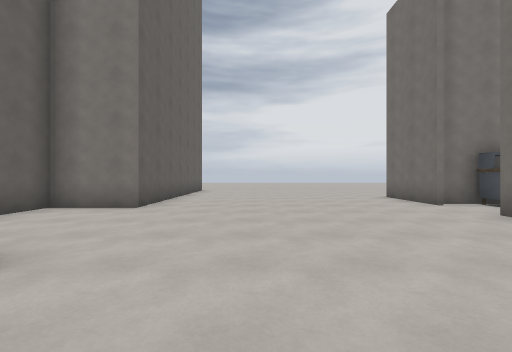
view 1 (above)

22 first-person views from a walk through a Godot game level. The camera is 1.4 m above the floor, looks level and sees 90° across. The floor is counted in squares, 2 m on a side. Each view is taken from the middle of a square. On the plan, view 1 faces up. The plan holds only what a view shows up to about 9 squares ahead; the rest is blank. The place goes on beyond the plan. Surface patterns are stand-ins for the level's own textures.

view 2
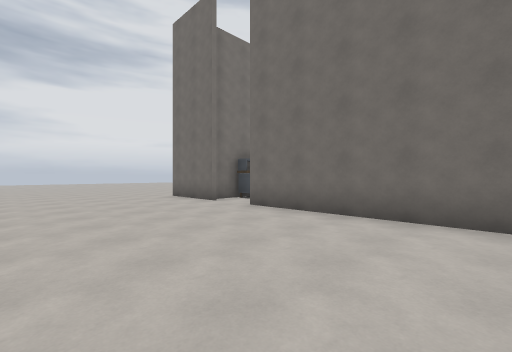

view 3
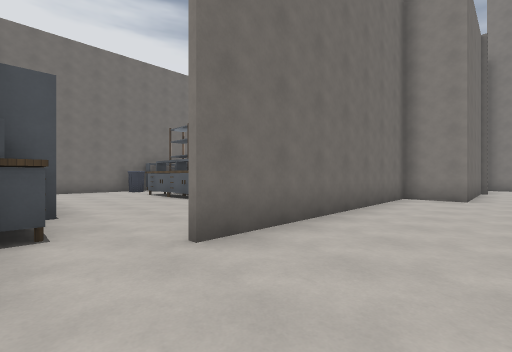

view 4
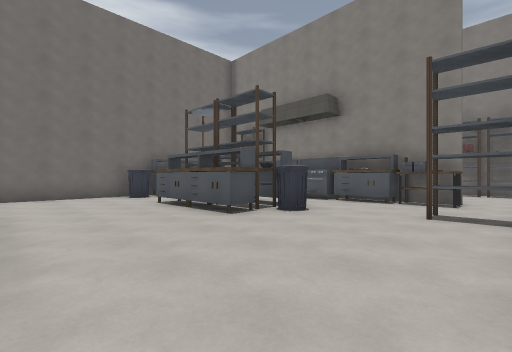

view 5
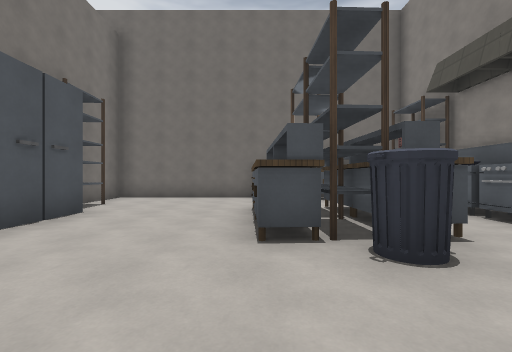

view 6
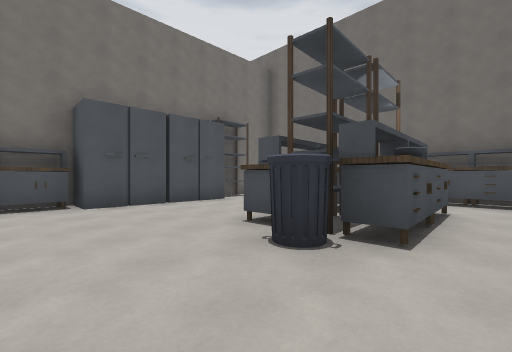

view 7
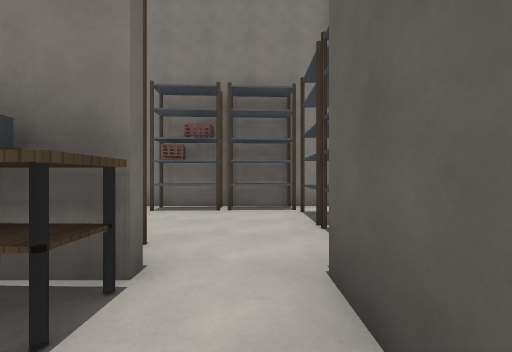

view 8
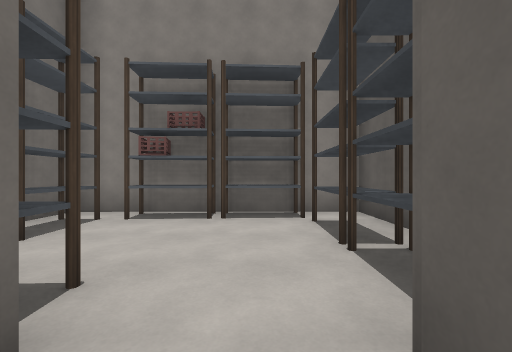

view 9
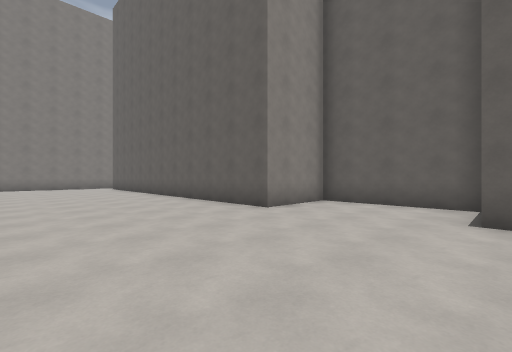

view 10
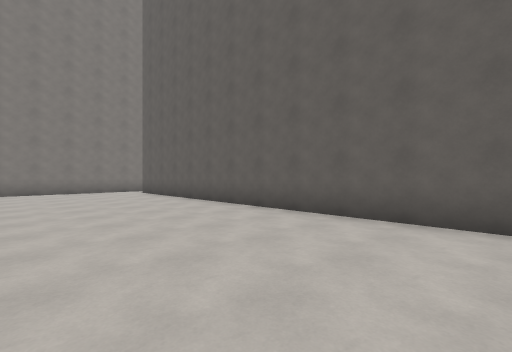

view 11
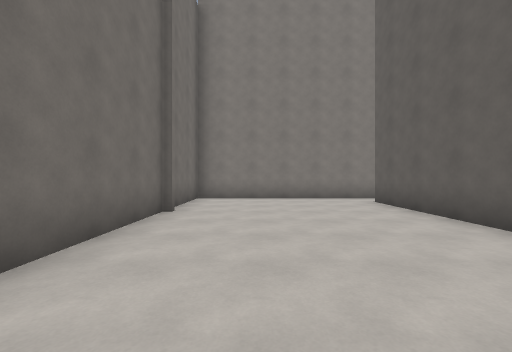

view 12
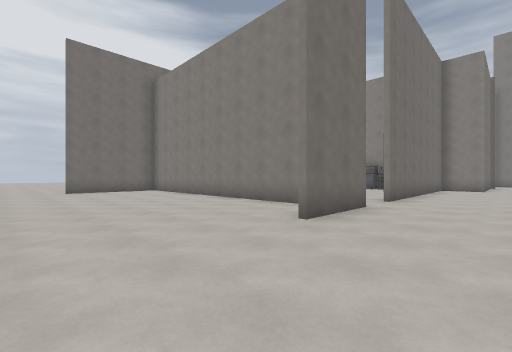

view 13
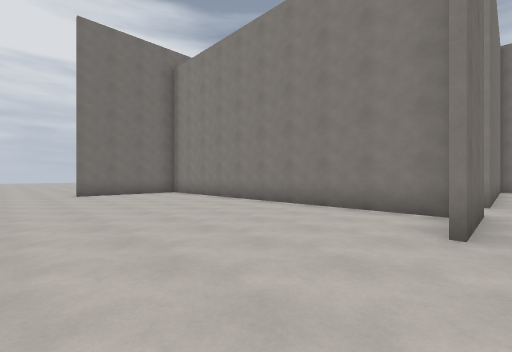

view 14
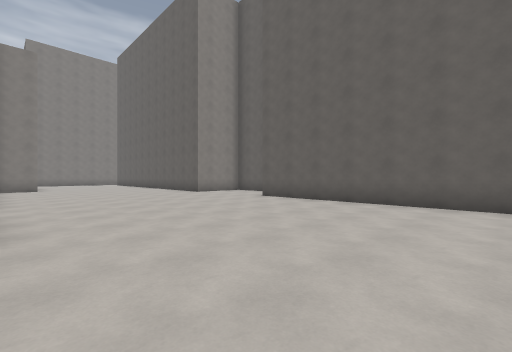

view 15
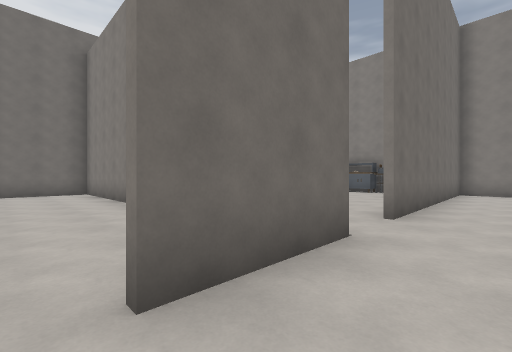

view 16
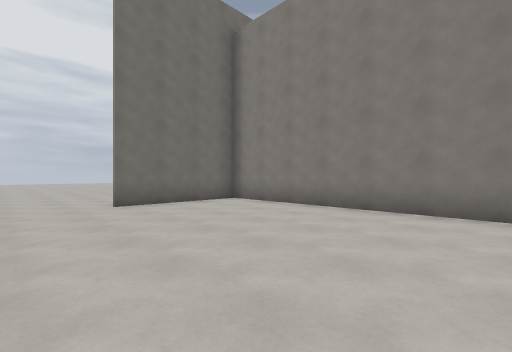

view 17
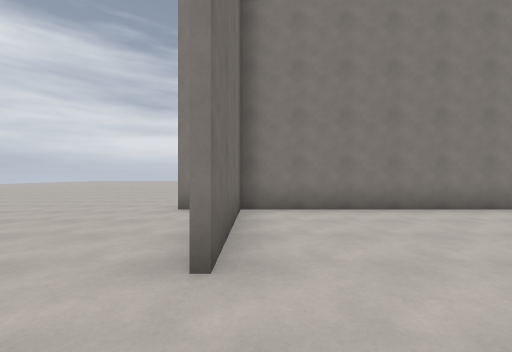

view 18
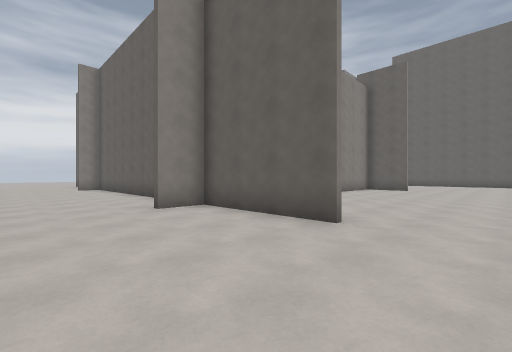

view 19
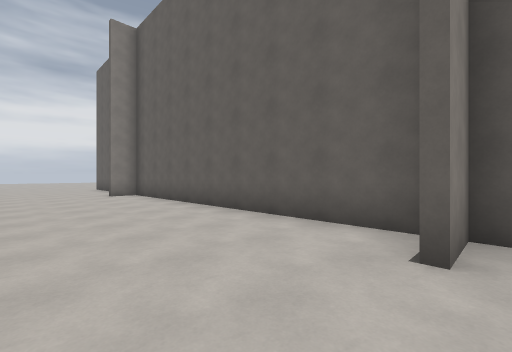

view 20
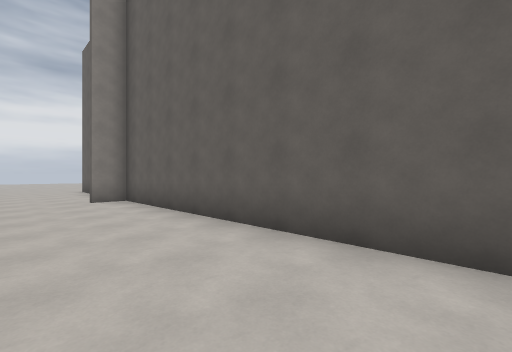

view 21
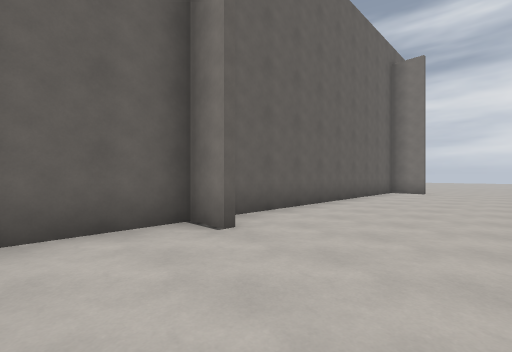

view 22
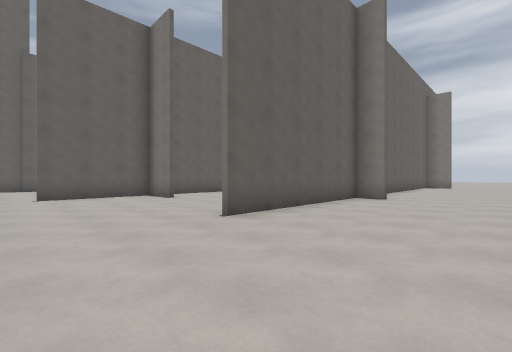

### Floor plan
Points are (right, up) in squares from view 1. A wall is a line through its corners. A room is listed if a view was taken in it or the views show most of it. See-through windows are left out.
Room 1 (views 1, 2, 3, 4, 5, 6, 7, 8, 9, 10, 11, 12, 13, 14, 15, 16, 17, 18, 19, 20, 21, 22)
walls: (5.8, -2.7) (7.6, -2.7); (4.5, -1.5) (4.5, -3); (14.3, 2.5) (14.3, 6.5) (12.6, 6.5); (14.4, -2.7) (15.4, -2.7); (5.5, 6.5) (4.8, 6.5); (4.3, 6.1) (4.3, 8.6); (3, -5.4) (3, -7) (8.6, -7) (8.6, -6.4); (4.8, 6.7) (5.5, 6.7); (10.2, -7.1) (9.1, -7.1); (8.7, -7.5) (8.7, -10.4); (15.4, -2.9) (14.5, -2.9) (14.5, -8.2); (12.4, 6.7) (15.6, 6.7); (2.8, -7.1) (2.8, -2.7) (4.3, -2.7) (4.3, 4.6); (14.5, 6.2) (14.5, 2.4); (14.3, 6.6) (14.3, 10.2); (14.5, 10.2) (14.5, 6.5); (-2.8, -10.1) (2.8, -10.1) (2.8, -7.8); (-2.6, 12) (-2.6, 5.7) (-4.6, 5.7) (-4.6, 2.2) (-2.2, 2.2) (-2.2, -9)
objects: shelf (4, -6) to (4, -5); shelf (4, -4); shelf (5, -7); shelf (5, 0) to (6, 0); shelf (6, -6); other object (6, -2); table (6, 6) to (7, 6); shelf (7, -3); toaster (7, -2); shelf (8, -6) to (8, -5); table (8, -2); bin (8, 1); fridge (8, 6) to (9, 6); stove (9, -2) to (10, -2); table (9, 0) to (10, 0); shelf (9, 1) to (10, 1); table (9, 2) to (10, 2); fridge (10, 6); stove (11, -2); table (11, 0); shelf (11, 1); table (11, 2); shelf (11, 6) to (12, 6); shelf (12, -2) to (13, -2); table (14, -2) to (14, -1); table (14, 0) to (14, 1); bin (14, 2)

Positions as (right, up) in squares from view 1, and headings:
1: (0, 0), facing up
2: (0, 0), facing up-right
3: (2, 6), facing down-right
4: (5, 5), facing down-right
5: (6, 2), facing right
6: (6, -1), facing up-right
7: (5, -1), facing down
8: (5, -2), facing down
9: (2, 6), facing down-left
10: (2, 2), facing down-left
11: (1, -2), facing down
12: (2, 12), facing down-right
13: (4, 12), facing down-right
14: (4, 12), facing down-left
15: (3, 9), facing down-right
16: (8, 12), facing down-right
17: (14, 12), facing down
18: (18, 12), facing down-left
19: (18, 7), facing down-left
20: (17, 5), facing down-left
21: (18, -5), facing up-left
22: (18, -11), facing up-left
